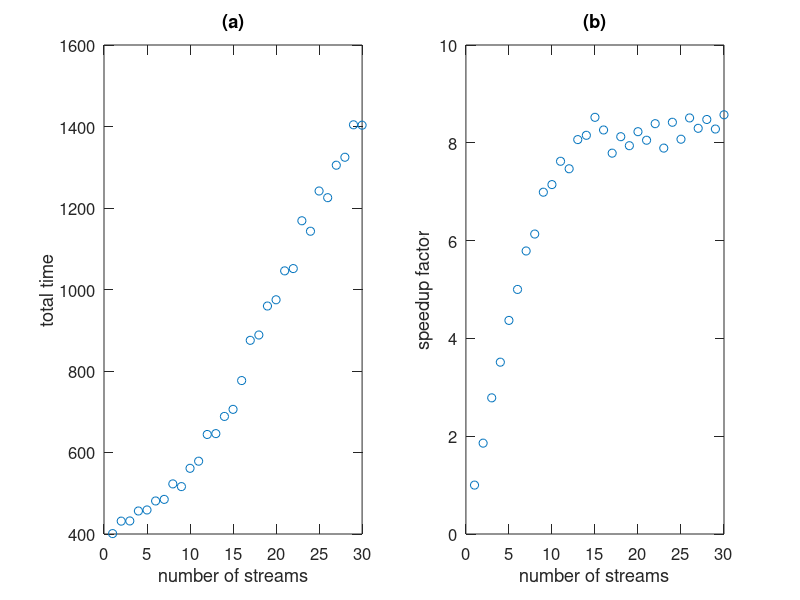

Recreate this plot in MATLAB.
clear; font_size=12;
close all;
load t.txt;
figure;
subplot(1,2,1);
plot(t(:,1),t(:,2),'o');
xlabel('number of streams','fontsize',font_size);
ylabel('total time','fontsize',font_size);
title('(a)');
set(gca,'fontsize',font_size);
set(gca,'ticklength',get(gca,'ticklength')*2);

subplot(1,2,2);
plot(t(:,1),t(1,2).*(1:30).'./t(:,2),'o');
xlabel('number of streams','fontsize',font_size);
ylabel('speedup factor','fontsize',font_size);
title('(b)');
set(gca,'fontsize',font_size);
set(gca,'ticklength',get(gca,'ticklength')*2);